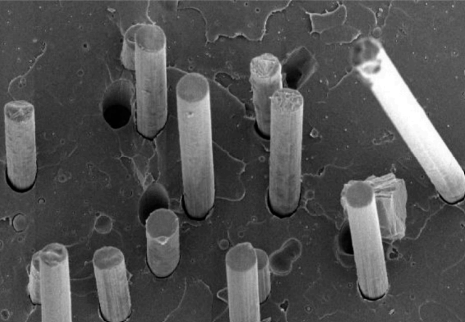
#> input picture imgs/img_multiple.png, 465 x 322 px
$ python main.py
#> lines starting #> are read from the running program, lines starting #| are printed output that depends on the picture; after the words box and inside, x2 and y2 are one past the last pixel; in counts of white or black regions, pixels touching at a corner belong together
### src/utils/thresholding.py
"""
    Functions based on thresholding of images.
"""
import numpy as np
import matplotlib.pyplot as plt


def thresholding(img, threshold):
    """
    Thresholding function. Takes an image and a threshold value
    and returns a binary image. Values above the threshold are
    set to 1 and values below are set to 0.

    Args:
        img (numpy.ndarray): Image to be thresholded.
        threshold (int): Threshold value.

    Returns:
        numpy.ndarray: Thresholded image.
    """
    return np.where(img >= threshold, 1, 0)

def plot_thresholding(img, threshold):
    """
    Plots the original image and the thresholded image side by side.

    Args:
        img (numpy.ndarray): Image to be thresholded.
        threshold (int): Threshold value.
    """

    fig = plt.figure(figsize=(8, 8))
    ax1 = fig.add_subplot(121)
    ax1.imshow(thresholding(img, threshold), cmap="gray")
    ax1.set_title("Thresholded image")
    ax1.axis('off')
    ax2 = fig.add_subplot(122)
    ax2.imshow(img, cmap="gray")
    ax2.set_title("Original image")
    ax2.axis('off')
    plt.show()

### src/utils/gac.py
"""
    Module with GAC segmentation functions
"""
import numpy as np
from skimage.segmentation import (morphological_geodesic_active_contour,
                                  inverse_gaussian_gradient)


def store_evolution_in(lst):
    """Returns a callback function to store the evolution of the level sets in
    the given list.
    """

    def _store(x):
        lst.append(np.copy(x))

    return _store


def gac(img):
    """
    Morphological GAC segmentation function. Takes an image and returns
    a segmentation.

    Args:
        img (numpy.ndarray): Image to be segmented.

    Returns:
        numpy.ndarray: Segmented image.
    """

    gimage = inverse_gaussian_gradient(img)
    # Initial level set
    init_ls = np.zeros(img.shape, dtype=np.int8)
    init_ls[10:-10, 10:-10] = 1
    evolution = []
    callback = store_evolution_in(evolution)
    ls = morphological_geodesic_active_contour(gimage, 230, init_ls,
                                               smoothing=4, balloon=-1,
                                               threshold=0.69,
                                               iter_callback=callback)

    return ls

### src/main.py
# %%
import numpy as np
import cv2 as cv
from sklearn.cluster import KMeans
from skimage import data, img_as_float
import matplotlib.pyplot as plt

from utils.gac import gac
from utils.thresholding import thresholding, plot_thresholding
from utils.sift import grey_sift


img = cv.imread('../imgs/img_multiple.png', cv.IMREAD_GRAYSCALE)
#> img is the input picture: shape (322, 465); min 0, max 255, mean 82.4
image = img_as_float(img)

# %% Plot a histogram of the intensities in the image
fig = plt.figure(figsize=(8, 8))
ax = fig.add_subplot(111)
ax.hist(image.ravel(), bins=256)
ax.set_title("Histogram of the image")
ax.set_xlabel("Intensity")
ax.set_ylabel("Number of pixels")
plt.show()
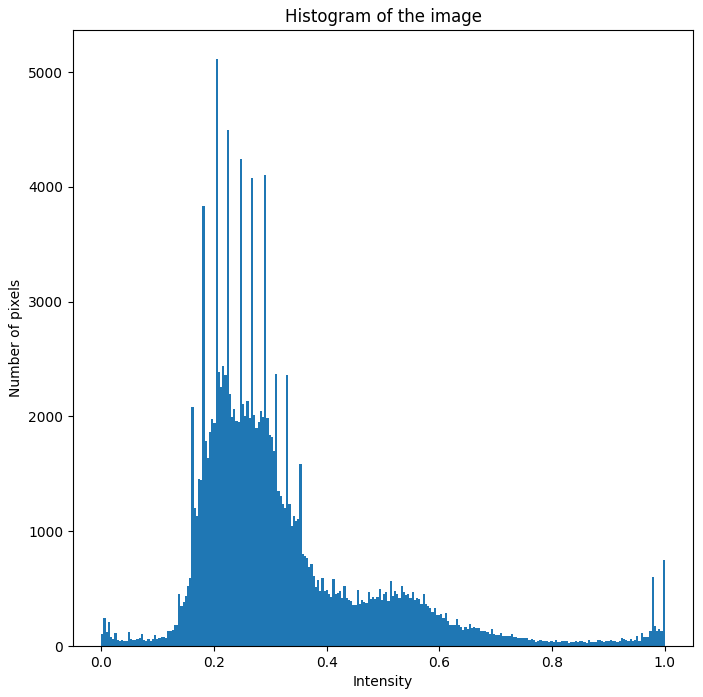
#> figure drawn by matplotlib, 1 panel; tallest bar 5111 high, from x = 0.203 to 0.207

# %% Thresholding
# Threshold for holes
HOLES = 0.15

plot_thresholding(image, HOLES)
#> in thresholding, `return np.where(img >= threshold, 1, 0)`:
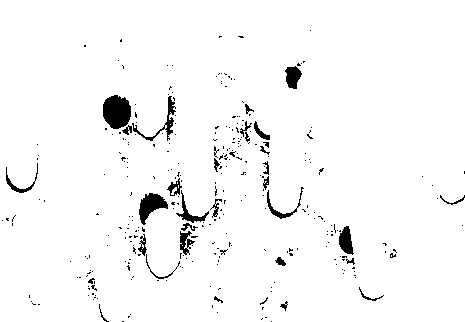
#> returned value: shape (322, 465) int64; values 0 (black) and 1 (white), 96.8% white; 310 black regions (277 under 20 px), largest, box (x1, y1, x2, y2) and area: (103, 95, 131, 129) 750, (139, 193, 168, 225) 475, (132, 96, 176, 141) 315
#> in plot_thresholding, `plt.show()`:
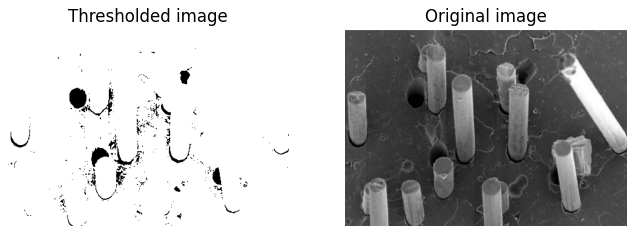
#> figure drawn by matplotlib, 2 panels


# %% GAC
ls = gac(image)
#> in gac, `gimage = inverse_gaussian_gradient(img)`:
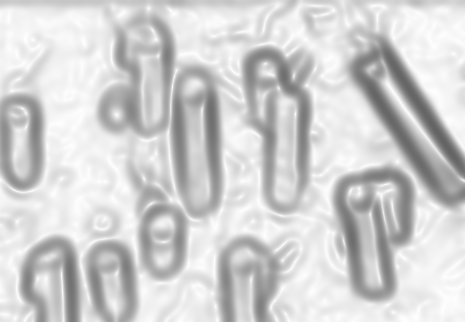
#> gimage: shape (322, 465) float64; min 0.392, max 1, mean 0.818
#> in gac, `ls = morphological_geodesic_active_contour(gimage, 230, init_ls, smoot..`:
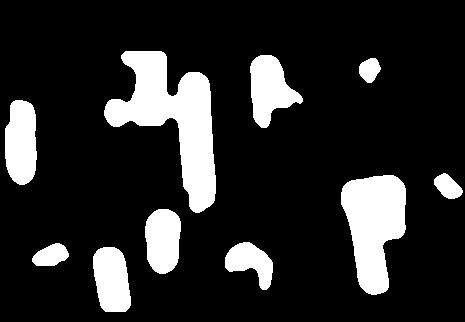
#> ls: shape (322, 465) int8; values 0 (black) and 1 (white), 16.2% white; 10 white regions, largest, box (x1, y1, x2, y2) and area: (104, 51, 216, 213) 7867, (341, 175, 406, 295) 5266, (5, 100, 37, 185) 2276

fig = plt.figure(figsize=(8, 8))

plt.imshow(image, cmap="gray")
plt.axis('off')
plt.contour(ls, [0.5], colors='r')
plt.title("Morphological GAC segmentation", fontsize=12)

plt.show()
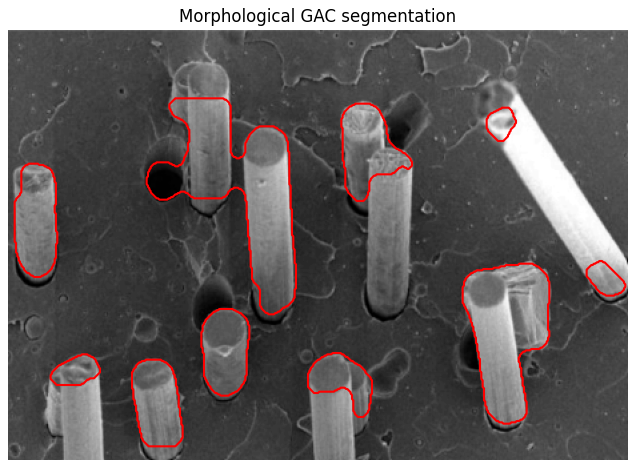
#> figure drawn by matplotlib, 1 panel
#> `# %%`:
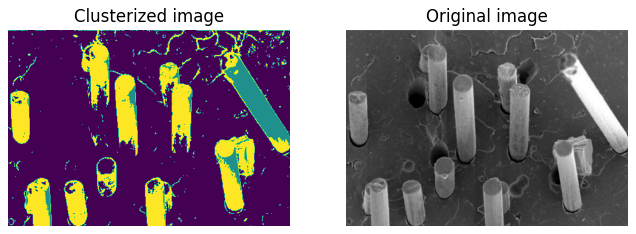
#> figure drawn by matplotlib, 2 panels


# %%

# Clusterize the pixels in the image with 3 groups
clt = KMeans(n_clusters=3)
clt.fit(image.reshape(-1, 1))
labels = clt.labels_
clustered_image = labels.reshape(image.shape)

# Plot the results of clustering and the original image
fig = plt.figure(figsize=(8, 8))
ax1 = fig.add_subplot(121)
ax1.imshow(clustered_image)
ax1.set_title("Clusterized image")
ax1.axis('off')
ax2 = fig.add_subplot(122)
ax2.imshow(image, cmap="gray")
ax2.set_title("Original image")
ax2.axis('off')


# [24 lines of commented-out code are left out]

$ run again, with imgs/img.png copied over imgs/img_multiple.png
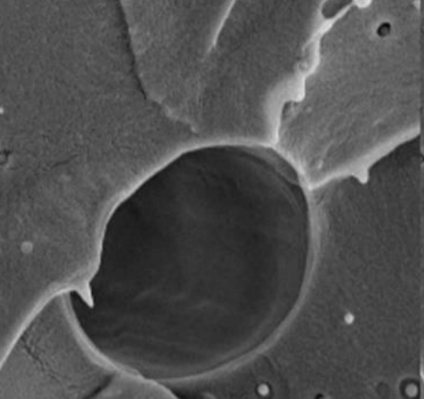
#> input picture imgs/img.png, 424 x 399 px
#> img is the input picture: shape (399, 424); min 6, max 223, mean 80.2
#> in thresholding, `return np.where(img >= threshold, 1, 0)`:
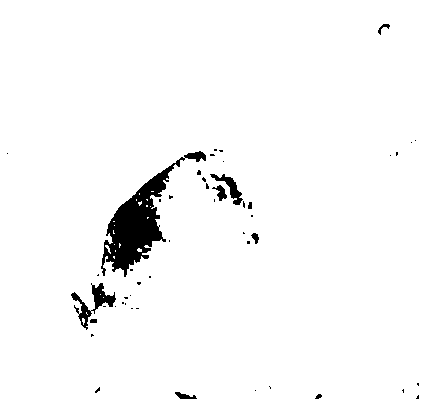
#> returned value: shape (399, 424) int64; values 0 (black) and 1 (white), 97% white; 49 black regions (39 under 20 px), largest, box (x1, y1, x2, y2) and area: (101, 151, 206, 277) 3610, (71, 283, 116, 330) 593, (210, 174, 243, 205) 300
#> ls: shape (399, 424) int8; values 0 (black) and 1 (white), 7.6% white; 3 white regions, box (x1, y1, x2, y2) and area: (103, 134, 296, 260) 10530, (265, 19, 332, 131) 2220, (344, 313, 355, 324) 87
#> `# %%`:
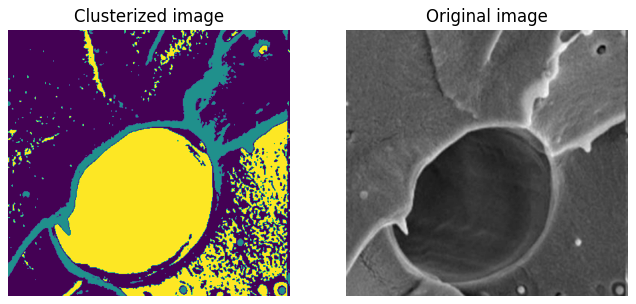
#> figure drawn by matplotlib, 2 panels
